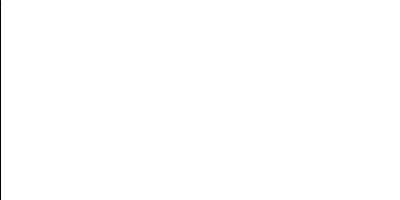
Frame 1 (no input)
Frame 60 (the mouse pressed at the canvas centre just before this capture): blank canvas, image omitted
Frame 120 (the mouse held since frame 60 and released just before this capture): blank canvas, image omitted

The Processing sketch that drew this single still picture (run headless with seeded random() and noise(); from frame 60 on, the mouse is pressed at the canvas centre):

// Processing sketch: sketch_140509c
// ── sketch_140509c.pde
int x;
void setup(){
  size(400,200);
  x = 0;//initialize
}

void draw(){
  background(255);
  stroke(0);
  line(x,0,x,height);
  x = x+1;
  if(x >= width){
    x = 0;
  }
}
